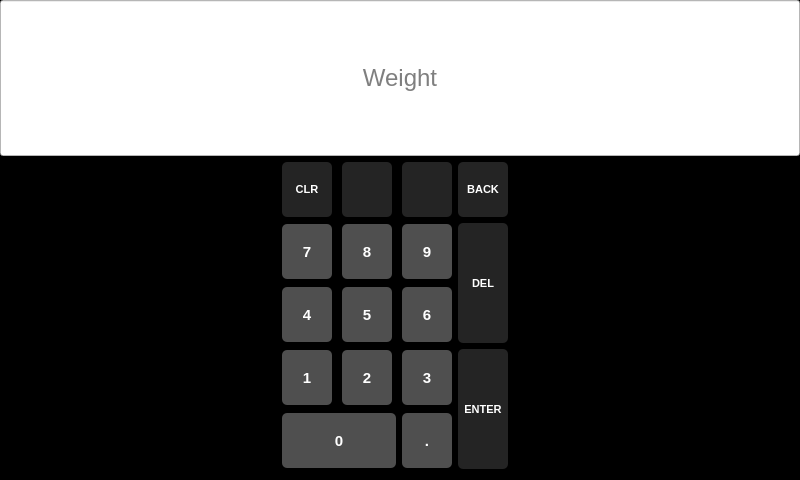
<?xml version="1.0" encoding="UTF-8"?>
<ui version="4.0">
 <class>VirtualNumpad</class>
 <widget class="QDialog" name="VirtualNumpad">
  <property name="geometry">
   <rect>
    <x>0</x>
    <y>0</y>
    <width>800</width>
    <height>480</height>
   </rect>
  </property>
  <property name="sizePolicy">
   <sizepolicy hsizetype="Fixed" vsizetype="Fixed">
    <horstretch>0</horstretch>
    <verstretch>0</verstretch>
   </sizepolicy>
  </property>
  <property name="minimumSize">
   <size>
    <width>800</width>
    <height>480</height>
   </size>
  </property>
  <property name="maximumSize">
   <size>
    <width>800</width>
    <height>480</height>
   </size>
  </property>
  <property name="windowTitle">
   <string>VirtualNumpad</string>
  </property>
  <property name="styleSheet">
   <string notr="true">QDialog{
	background-color: black;
}</string>
  </property>
  <layout class="QGridLayout" name="gridLayout_2">
   <property name="leftMargin">
    <number>0</number>
   </property>
   <property name="topMargin">
    <number>0</number>
   </property>
   <item row="0" column="0">
    <widget class="QLineEdit" name="weightEdit">
     <property name="sizePolicy">
      <sizepolicy hsizetype="Fixed" vsizetype="Fixed">
       <horstretch>0</horstretch>
       <verstretch>0</verstretch>
      </sizepolicy>
     </property>
     <property name="minimumSize">
      <size>
       <width>800</width>
       <height>150</height>
      </size>
     </property>
     <property name="maximumSize">
      <size>
       <width>800</width>
       <height>240</height>
      </size>
     </property>
     <property name="layoutDirection">
      <enum>Qt::LeftToRight</enum>
     </property>
     <property name="styleSheet">
      <string notr="true">QLineEdit#weightEdit{
	background-color: white;
	color: black;
	font-size: 24px;
}</string>
     </property>
     <property name="alignment">
      <set>Qt::AlignCenter</set>
     </property>
     <property name="placeholderText">
      <string>Weight</string>
     </property>
    </widget>
   </item>
   <item row="1" column="0">
    <layout class="QHBoxLayout" name="horizontalLayout">
     <item>
      <spacer name="horizontalSpacer">
       <property name="orientation">
        <enum>Qt::Horizontal</enum>
       </property>
       <property name="sizeHint" stdset="0">
        <size>
         <width>40</width>
         <height>20</height>
        </size>
       </property>
      </spacer>
     </item>
     <item>
      <layout class="QGridLayout" name="gridLayout">
       <item row="0" column="0">
        <widget class="QPushButton" name="clearButton">
         <property name="sizePolicy">
          <sizepolicy hsizetype="Expanding" vsizetype="Expanding">
           <horstretch>0</horstretch>
           <verstretch>0</verstretch>
          </sizepolicy>
         </property>
         <property name="minimumSize">
          <size>
           <width>50</width>
           <height>55</height>
          </size>
         </property>
         <property name="maximumSize">
          <size>
           <width>50</width>
           <height>55</height>
          </size>
         </property>
         <property name="styleSheet">
          <string notr="true">QPushButton{
	font-weight: bold;
	color: white;
	background-color: rgb(36, 36, 36);
	border-radius: 5px;
	font-size: 11px;

}

QPushButton:hover{
	background-color: rgb(207, 207, 207)
}</string>
         </property>
         <property name="text">
          <string>CLR</string>
         </property>
        </widget>
       </item>
       <item row="0" column="1">
        <widget class="QPushButton" name="leftArrowButton">
         <property name="sizePolicy">
          <sizepolicy hsizetype="Expanding" vsizetype="Expanding">
           <horstretch>0</horstretch>
           <verstretch>0</verstretch>
          </sizepolicy>
         </property>
         <property name="minimumSize">
          <size>
           <width>50</width>
           <height>55</height>
          </size>
         </property>
         <property name="maximumSize">
          <size>
           <width>50</width>
           <height>55</height>
          </size>
         </property>
         <property name="styleSheet">
          <string notr="true">QPushButton{
	font-weight: bold;
	color: white;
	background-color: rgb(36, 36, 36);
	border-radius: 5px;
	font-size: 11px;
}

QPushButton:hover{
	background-color: rgb(207, 207, 207)
}</string>
         </property>
         <property name="text">
          <string/>
         </property>
         <property name="iconSize">
          <size>
           <width>70</width>
           <height>51</height>
          </size>
         </property>
        </widget>
       </item>
       <item row="0" column="2">
        <widget class="QPushButton" name="rightArrowButton">
         <property name="sizePolicy">
          <sizepolicy hsizetype="Expanding" vsizetype="Expanding">
           <horstretch>0</horstretch>
           <verstretch>0</verstretch>
          </sizepolicy>
         </property>
         <property name="minimumSize">
          <size>
           <width>50</width>
           <height>55</height>
          </size>
         </property>
         <property name="maximumSize">
          <size>
           <width>50</width>
           <height>55</height>
          </size>
         </property>
         <property name="styleSheet">
          <string notr="true">QPushButton{
	font-weight: bold;
	color: white;
	background-color: rgb(36, 36, 36);
	border-radius: 5px;
	font-size: 11px;
}

QPushButton:hover{
	background-color: rgb(207, 207, 207)
}</string>
         </property>
         <property name="text">
          <string/>
         </property>
         <property name="iconSize">
          <size>
           <width>70</width>
           <height>51</height>
          </size>
         </property>
        </widget>
       </item>
       <item row="0" column="3">
        <widget class="QPushButton" name="goBackButton">
         <property name="sizePolicy">
          <sizepolicy hsizetype="Expanding" vsizetype="Expanding">
           <horstretch>0</horstretch>
           <verstretch>0</verstretch>
          </sizepolicy>
         </property>
         <property name="minimumSize">
          <size>
           <width>50</width>
           <height>55</height>
          </size>
         </property>
         <property name="maximumSize">
          <size>
           <width>50</width>
           <height>55</height>
          </size>
         </property>
         <property name="styleSheet">
          <string notr="true">QPushButton{
	font-weight: bold;
	color: white;
	background-color: rgb(36, 36, 36);
	border-radius: 5px;
	font-size: 11px;
}

QPushButton:hover{
	background-color: rgb(207, 207, 207)
}</string>
         </property>
         <property name="text">
          <string>BACK</string>
         </property>
         <property name="iconSize">
          <size>
           <width>70</width>
           <height>51</height>
          </size>
         </property>
        </widget>
       </item>
       <item row="1" column="0">
        <widget class="QPushButton" name="sevenButton">
         <property name="sizePolicy">
          <sizepolicy hsizetype="Expanding" vsizetype="Expanding">
           <horstretch>0</horstretch>
           <verstretch>0</verstretch>
          </sizepolicy>
         </property>
         <property name="minimumSize">
          <size>
           <width>50</width>
           <height>55</height>
          </size>
         </property>
         <property name="maximumSize">
          <size>
           <width>50</width>
           <height>55</height>
          </size>
         </property>
         <property name="styleSheet">
          <string notr="true">QPushButton{
	font-size: 15px;
	font-weight: bold;
	color: white;
	background-color: rgb(79, 79, 79);
	border-radius: 5px;
}

QPushButton:hover{
	background-color: rgb(207, 207, 207)
}</string>
         </property>
         <property name="text">
          <string>7</string>
         </property>
        </widget>
       </item>
       <item row="1" column="1">
        <widget class="QPushButton" name="eightButton">
         <property name="sizePolicy">
          <sizepolicy hsizetype="Expanding" vsizetype="Expanding">
           <horstretch>0</horstretch>
           <verstretch>0</verstretch>
          </sizepolicy>
         </property>
         <property name="minimumSize">
          <size>
           <width>50</width>
           <height>55</height>
          </size>
         </property>
         <property name="maximumSize">
          <size>
           <width>50</width>
           <height>55</height>
          </size>
         </property>
         <property name="styleSheet">
          <string notr="true">QPushButton{
	font-size: 15px;
	font-weight: bold;
	color: white;
	background-color: rgb(79, 79, 79);
	border-radius: 5px;
}

QPushButton:hover{
	background-color: rgb(207, 207, 207)
}</string>
         </property>
         <property name="text">
          <string>8</string>
         </property>
        </widget>
       </item>
       <item row="1" column="2">
        <widget class="QPushButton" name="nineButton">
         <property name="sizePolicy">
          <sizepolicy hsizetype="Expanding" vsizetype="Expanding">
           <horstretch>0</horstretch>
           <verstretch>0</verstretch>
          </sizepolicy>
         </property>
         <property name="minimumSize">
          <size>
           <width>50</width>
           <height>55</height>
          </size>
         </property>
         <property name="maximumSize">
          <size>
           <width>50</width>
           <height>55</height>
          </size>
         </property>
         <property name="styleSheet">
          <string notr="true">QPushButton{
	font-size: 15px;
	font-weight: bold;
	color: white;
	background-color: rgb(79, 79, 79);
	border-radius: 5px;
}

QPushButton:hover{
	background-color: rgb(207, 207, 207)
}</string>
         </property>
         <property name="text">
          <string>9</string>
         </property>
        </widget>
       </item>
       <item row="1" column="3" rowspan="2">
        <widget class="QPushButton" name="deleteButton">
         <property name="sizePolicy">
          <sizepolicy hsizetype="Expanding" vsizetype="Expanding">
           <horstretch>0</horstretch>
           <verstretch>0</verstretch>
          </sizepolicy>
         </property>
         <property name="minimumSize">
          <size>
           <width>50</width>
           <height>120</height>
          </size>
         </property>
         <property name="maximumSize">
          <size>
           <width>50</width>
           <height>120</height>
          </size>
         </property>
         <property name="styleSheet">
          <string notr="true">QPushButton{
	font-weight: bold;
	color: white;
	background-color: rgb(36, 36, 36);
	border-radius: 5px;
	font-size: 11px;
}

QPushButton:hover{
	background-color: rgb(207, 207, 207)
}</string>
         </property>
         <property name="text">
          <string>DEL</string>
         </property>
         <property name="iconSize">
          <size>
           <width>60</width>
           <height>52</height>
          </size>
         </property>
        </widget>
       </item>
       <item row="2" column="0">
        <widget class="QPushButton" name="fourButton">
         <property name="sizePolicy">
          <sizepolicy hsizetype="Expanding" vsizetype="Expanding">
           <horstretch>0</horstretch>
           <verstretch>0</verstretch>
          </sizepolicy>
         </property>
         <property name="minimumSize">
          <size>
           <width>50</width>
           <height>55</height>
          </size>
         </property>
         <property name="maximumSize">
          <size>
           <width>50</width>
           <height>55</height>
          </size>
         </property>
         <property name="styleSheet">
          <string notr="true">QPushButton{
	font-size: 15px;
	font-weight: bold;
	color: white;
	background-color: rgb(79, 79, 79);
	border-radius: 5px;
}

QPushButton:hover{
	background-color: rgb(207, 207, 207)
}</string>
         </property>
         <property name="text">
          <string>4</string>
         </property>
        </widget>
       </item>
       <item row="2" column="1">
        <widget class="QPushButton" name="fiveButton">
         <property name="sizePolicy">
          <sizepolicy hsizetype="Expanding" vsizetype="Expanding">
           <horstretch>0</horstretch>
           <verstretch>0</verstretch>
          </sizepolicy>
         </property>
         <property name="minimumSize">
          <size>
           <width>50</width>
           <height>55</height>
          </size>
         </property>
         <property name="maximumSize">
          <size>
           <width>50</width>
           <height>55</height>
          </size>
         </property>
         <property name="styleSheet">
          <string notr="true">QPushButton{
	font-size: 15px;
	font-weight: bold;
	color: white;
	background-color: rgb(79, 79, 79);
	border-radius: 5px;
}

QPushButton:hover{
	background-color: rgb(207, 207, 207)
}</string>
         </property>
         <property name="text">
          <string>5</string>
         </property>
        </widget>
       </item>
       <item row="2" column="2">
        <widget class="QPushButton" name="sixButton">
         <property name="sizePolicy">
          <sizepolicy hsizetype="Expanding" vsizetype="Expanding">
           <horstretch>0</horstretch>
           <verstretch>0</verstretch>
          </sizepolicy>
         </property>
         <property name="minimumSize">
          <size>
           <width>50</width>
           <height>55</height>
          </size>
         </property>
         <property name="maximumSize">
          <size>
           <width>50</width>
           <height>55</height>
          </size>
         </property>
         <property name="styleSheet">
          <string notr="true">QPushButton{
	font-size: 15px;
	font-weight: bold;
	color: white;
	background-color: rgb(79, 79, 79);
	border-radius: 5px;
}

QPushButton:hover{
	background-color: rgb(207, 207, 207)
}</string>
         </property>
         <property name="text">
          <string>6</string>
         </property>
        </widget>
       </item>
       <item row="3" column="0">
        <widget class="QPushButton" name="oneButton">
         <property name="sizePolicy">
          <sizepolicy hsizetype="Expanding" vsizetype="Expanding">
           <horstretch>0</horstretch>
           <verstretch>0</verstretch>
          </sizepolicy>
         </property>
         <property name="minimumSize">
          <size>
           <width>50</width>
           <height>55</height>
          </size>
         </property>
         <property name="maximumSize">
          <size>
           <width>50</width>
           <height>55</height>
          </size>
         </property>
         <property name="styleSheet">
          <string notr="true">QPushButton{
	font-size: 15px;
	font-weight: bold;
	color: white;
	background-color: rgb(79, 79, 79);
	border-radius: 5px;
}

QPushButton:hover{
	background-color: rgb(207, 207, 207)
}</string>
         </property>
         <property name="text">
          <string>1</string>
         </property>
        </widget>
       </item>
       <item row="3" column="1">
        <widget class="QPushButton" name="twoButton">
         <property name="sizePolicy">
          <sizepolicy hsizetype="Expanding" vsizetype="Expanding">
           <horstretch>0</horstretch>
           <verstretch>0</verstretch>
          </sizepolicy>
         </property>
         <property name="minimumSize">
          <size>
           <width>50</width>
           <height>55</height>
          </size>
         </property>
         <property name="maximumSize">
          <size>
           <width>50</width>
           <height>55</height>
          </size>
         </property>
         <property name="styleSheet">
          <string notr="true">QPushButton{
	font-size: 15px;
	font-weight: bold;
	color: white;
	background-color: rgb(79, 79, 79);
	border-radius: 5px;
}

QPushButton:hover{
	background-color: rgb(207, 207, 207)
}</string>
         </property>
         <property name="text">
          <string>2</string>
         </property>
        </widget>
       </item>
       <item row="3" column="2">
        <widget class="QPushButton" name="threeButton">
         <property name="sizePolicy">
          <sizepolicy hsizetype="Expanding" vsizetype="Expanding">
           <horstretch>0</horstretch>
           <verstretch>0</verstretch>
          </sizepolicy>
         </property>
         <property name="minimumSize">
          <size>
           <width>50</width>
           <height>55</height>
          </size>
         </property>
         <property name="maximumSize">
          <size>
           <width>50</width>
           <height>55</height>
          </size>
         </property>
         <property name="styleSheet">
          <string notr="true">QPushButton{
	font-size: 15px;
	font-weight: bold;
	color: white;
	background-color: rgb(79, 79, 79);
	border-radius: 5px;
}

QPushButton:hover{
	background-color: rgb(207, 207, 207)
}</string>
         </property>
         <property name="text">
          <string>3</string>
         </property>
        </widget>
       </item>
       <item row="3" column="3" rowspan="2">
        <widget class="QPushButton" name="enterButton">
         <property name="sizePolicy">
          <sizepolicy hsizetype="Expanding" vsizetype="Expanding">
           <horstretch>0</horstretch>
           <verstretch>0</verstretch>
          </sizepolicy>
         </property>
         <property name="minimumSize">
          <size>
           <width>50</width>
           <height>120</height>
          </size>
         </property>
         <property name="maximumSize">
          <size>
           <width>50</width>
           <height>120</height>
          </size>
         </property>
         <property name="styleSheet">
          <string notr="true">QPushButton{
	font-weight: bold;
	color: white;
	background-color: rgb(36, 36, 36);
	border-radius: 5px;
	font-size: 11px;
}

QPushButton:hover{
	background-color: rgb(207, 207, 207)
}</string>
         </property>
         <property name="text">
          <string>ENTER</string>
         </property>
         <property name="iconSize">
          <size>
           <width>100</width>
           <height>51</height>
          </size>
         </property>
        </widget>
       </item>
       <item row="4" column="0" colspan="2">
        <widget class="QPushButton" name="zeroButton">
         <property name="sizePolicy">
          <sizepolicy hsizetype="Expanding" vsizetype="Expanding">
           <horstretch>0</horstretch>
           <verstretch>0</verstretch>
          </sizepolicy>
         </property>
         <property name="minimumSize">
          <size>
           <width>114</width>
           <height>55</height>
          </size>
         </property>
         <property name="maximumSize">
          <size>
           <width>106</width>
           <height>55</height>
          </size>
         </property>
         <property name="styleSheet">
          <string notr="true">QPushButton{
	font-size: 15px;
	font-weight: bold;
	color: white;
	background-color: rgb(79, 79, 79);
	border-radius: 5px;
}

QPushButton:hover{
	background-color: rgb(207, 207, 207)
}</string>
         </property>
         <property name="text">
          <string>0</string>
         </property>
        </widget>
       </item>
       <item row="4" column="2">
        <widget class="QPushButton" name="periodButton">
         <property name="sizePolicy">
          <sizepolicy hsizetype="Expanding" vsizetype="Expanding">
           <horstretch>0</horstretch>
           <verstretch>0</verstretch>
          </sizepolicy>
         </property>
         <property name="minimumSize">
          <size>
           <width>50</width>
           <height>55</height>
          </size>
         </property>
         <property name="maximumSize">
          <size>
           <width>50</width>
           <height>55</height>
          </size>
         </property>
         <property name="styleSheet">
          <string notr="true">QPushButton{
	font-size: 15px;
	font-weight: bold;
	color: white;
	background-color: rgb(79, 79, 79);
	border-radius: 5px;
}

QPushButton:hover{
	background-color: rgb(207, 207, 207)
}</string>
         </property>
         <property name="text">
          <string>.</string>
         </property>
        </widget>
       </item>
      </layout>
     </item>
     <item>
      <spacer name="horizontalSpacer_2">
       <property name="orientation">
        <enum>Qt::Horizontal</enum>
       </property>
       <property name="sizeHint" stdset="0">
        <size>
         <width>40</width>
         <height>20</height>
        </size>
       </property>
      </spacer>
     </item>
    </layout>
   </item>
  </layout>
 </widget>
 <resources/>
 <connections/>
</ui>
